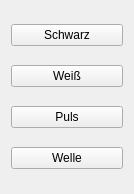
<?xml version="1.0" encoding="UTF-8"?>
<ui version="4.0">
 <class>demoapp</class>
 <widget class="QDialog" name="demoapp">
  <property name="windowModality">
   <enum>Qt::ApplicationModal</enum>
  </property>
  <property name="geometry">
   <rect>
    <x>0</x>
    <y>0</y>
    <width>134</width>
    <height>194</height>
   </rect>
  </property>
  <property name="windowTitle">
   <string>Demo</string>
  </property>
  <property name="sizeGripEnabled">
   <bool>false</bool>
  </property>
  <layout class="QVBoxLayout" name="verticalLayout">
   <item>
    <widget class="QPushButton" name="black">
     <property name="focusPolicy">
      <enum>Qt::ClickFocus</enum>
     </property>
     <property name="text">
      <string>Schwarz</string>
     </property>
     <property name="autoDefault">
      <bool>false</bool>
     </property>
     <property name="flat">
      <bool>false</bool>
     </property>
    </widget>
   </item>
   <item>
    <widget class="QPushButton" name="white">
     <property name="focusPolicy">
      <enum>Qt::ClickFocus</enum>
     </property>
     <property name="text">
      <string>Weiß</string>
     </property>
     <property name="autoDefault">
      <bool>false</bool>
     </property>
     <property name="flat">
      <bool>false</bool>
     </property>
    </widget>
   </item>
   <item>
    <widget class="QPushButton" name="fade">
     <property name="focusPolicy">
      <enum>Qt::ClickFocus</enum>
     </property>
     <property name="text">
      <string>Puls</string>
     </property>
     <property name="autoDefault">
      <bool>false</bool>
     </property>
     <property name="flat">
      <bool>false</bool>
     </property>
    </widget>
   </item>
   <item>
    <widget class="QPushButton" name="wave">
     <property name="focusPolicy">
      <enum>Qt::ClickFocus</enum>
     </property>
     <property name="text">
      <string>Welle</string>
     </property>
     <property name="autoDefault">
      <bool>false</bool>
     </property>
     <property name="flat">
      <bool>false</bool>
     </property>
    </widget>
   </item>
  </layout>
 </widget>
 <resources/>
 <connections/>
</ui>
